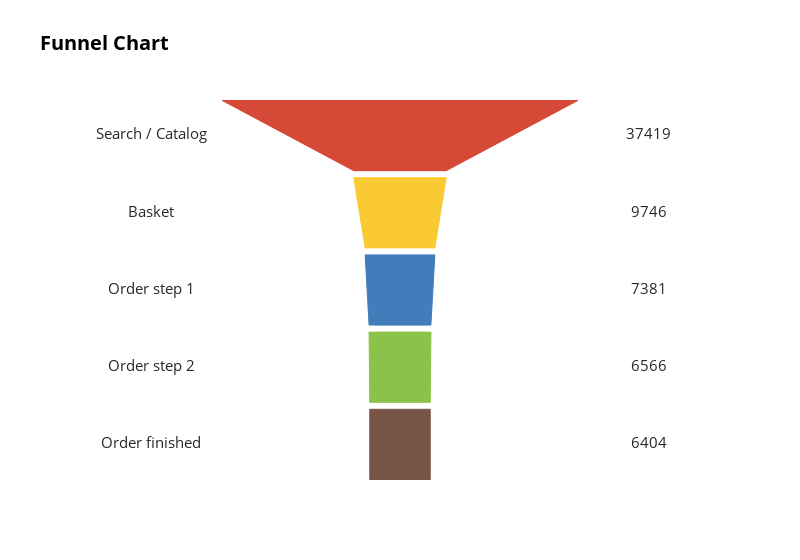

The cell this chart's notebook holds for it:
### Code cell
plot_new_funnel(phases, values)

### Figure 1 — Plotly figure (JSON) as saved in the notebook; plotly's stock layout.template omitted (floating-point values rounded to 4 significant figures)
{"data": [{"mode": "text", "text": ["Search / Catalog", "Basket", "Order step 1", "Order step 2", "Order finished"], "textfont": {"color": "rgb(40,40,40)", "size": 15}, "type": "scatter", "x": [-350, -350, -350, -350, -350], "y": [490, 380, 270, 160, 50]}, {"mode": "text", "text": [37419, 9746, 7381, 6566, 6404], "textfont": {"color": "rgb(40,40,40)", "size": 15}, "type": "scatter", "x": [350, 350, 350, 350, 350], "y": [490, 380, 270, 160, 50]}], "layout": {"height": 560, "paper_bgcolor": "rgba(255,255,255,1)", "plot_bgcolor": "rgba(255,255,255,1)", "shapes": [{"fillcolor": "#d54936", "line": {"color": "#d54936", "width": 1}, "path": "M 250.0 540 L 65.0 440 L -65.0 440 L -250.0 540 Z", "type": "path"}, {"fillcolor": "#faca34", "line": {"color": "#faca34", "width": 1}, "path": "M 65.0 430 L 49.0 330 L -49.0 330 L -65.0 430 Z", "type": "path"}, {"fillcolor": "#437cba", "line": {"color": "#437cba", "width": 1}, "path": "M 49.0 320 L 43.5 220 L -43.5 220 L -49.0 320 Z", "type": "path"}, {"fillcolor": "#8bc34a", "line": {"color": "#8bc34a", "width": 1}, "path": "M 43.5 210 L 42.5 110 L -42.5 110 L -43.5 210 Z", "type": "path"}, {"fillcolor": "#795548", "line": {"color": "#795548", "width": 1}, "path": "M 42.5 100 L 42.5 0 L -42.5 0 L -42.5 100 Z", "type": "path"}], "showlegend": false, "title": {"font": {"color": "rgb(0, 0, 0)", "size": 20}, "text": "<b>Funnel Chart</b>"}, "width": 800, "xaxis": {"range": [-450, 450], "showgrid": false, "showticklabels": false, "zeroline": false, "type": "linear"}, "yaxis": {"showgrid": false, "showticklabels": false, "zeroline": false, "type": "linear", "range": [-0.7124, 540.7], "autorange": true}}}
